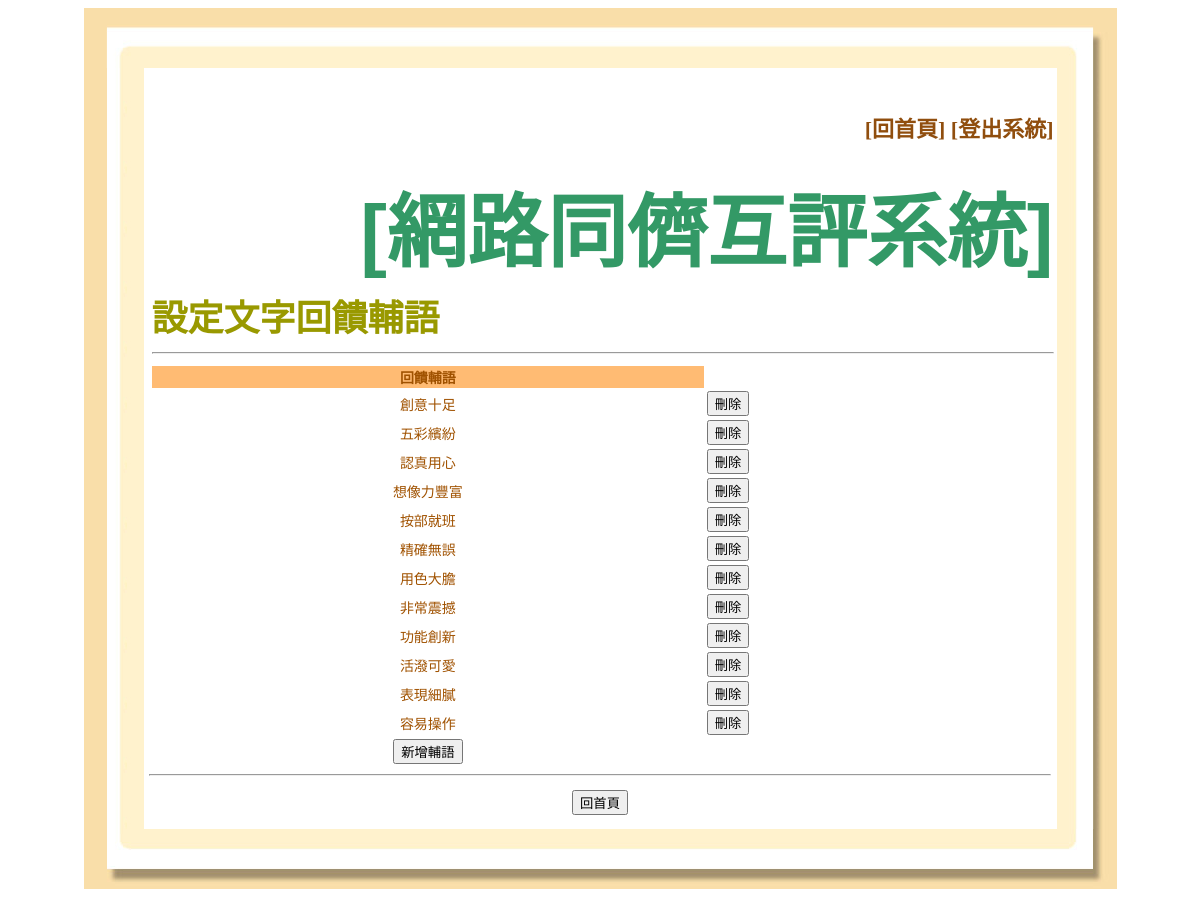
The page /helpset.php (signed in) on the database its author committed.
### tables this page shows
CREATE TABLE IF NOT EXISTS `help` (
  `h_id` int(20) NOT NULL AUTO_INCREMENT,
  `m_id` int(20) NOT NULL,
  `h_word` varchar(10) NOT NULL,
  PRIMARY KEY (`h_id`)
);

### helpset.php (the view, shortened to what this page needs)
<?php
require_once("./Connections/pasql.php");
if(isset($_GET["newm"]) && $_GET["newm"]=="y"){
	$newm = "y";
}
else{
	$newm = "n";
}
$status = 0;
if(isset($_POST["h_id"])){
	if($_POST["action"]=="del"){
		$status = '2';
		$sql = "DELETE FROM help WHERE h_id='".$_POST["h_id"]."'";
		$result = mysql_query($sql,$pa);
		if(!$result)die("執行SQL命令失敗");
		else{
			echo "<script language='javascript'>";
			echo "  alert('刪除成功！');";
			echo "document.location.href='helpset.php';";
			echo "</script>";
		}
	}
}
else{
	if(isset($_GET["action"]) && $_GET["action"]=="form"){
		$status = '3';
	}
	elseif(isset($_POST["n"])){
		$status = '4';
	}
	else{
		$status = '1';
	}
}
?>
<html>
<head>
<link href="style2.css" rel="stylesheet" type="text/css">
</head>
<body>
<center>
<table border="0" cellpadding="0" cellspacing="0">
<tr>
	<td background="./img/bg-lt.png" width="60" height="60"></td>
	<td background="./img/bg-top.png" width="800" height="60">
	</td>
	<td background="./img/bg-rt.png" width="60" height="60"></td>
</tr>
<tr>
	<td background="./img/bg-l.png" width="60"></td>
	<td align="center">
	<table class="outtable">
	<tr>
		<td colspan="2" class="menu">
		[<a href="index.php">回首頁</a>]
		[<a href="logout.php">登出系統</a>]
		</td>
	</tr>
	<tr>
		<td colspan="2" class="header">[網路同儕互評系統]</td>
	</tr>
	<tr>
		<td class="title">設定文字回饋輔語</td>
		<td class="function">&nbsp;</td>
	</tr>
	<tr>
		<td height="4" colspan="2"><hr></td>
	</tr>
	</table>
	</td>
	<td background="./img/bg-r.png" width="60"></td>
</tr>
<tr>
	<td background="./img/bg-l.png" width="60"></td>
	<td align="center">
<?php
	if($newm=="y"){
		$newm_get = "?newm=y";
	}
	else{
		$newm_get = "";
	}
?>
        <form action="helpset.php<?php echo $newm_get;?>" method="post" enctype="multipart/form-data">
        <table width="900">
<?php
	if($status=='1')	{
		echo "<tr align='center'><th>回饋輔語</th><td></td></tr>";
		$sql = "SELECT h_id,h_word FROM help";
		$result = mysql_query($sql,$pa);
		while($row = mysql_fetch_assoc($result)){
			echo "<tr><form action='helpset.php' method='post' enctype='multipart/form-data'>";
			echo "<td class='td-solid'>".$row["h_word"]."</td>";
			echo "<td>
					<input type='hidden' name='h_id' value='".$row["h_id"]."'>
					<input type='hidden' name='action' value='del'>
					<input type=\"submit\" value=\"刪除\">
				</td>";
			echo "</tr></form>";
		}
		echo "<td class='td-solid'>
				<input type=\"button\" value=\"新增輔語\" onClick=\"self.location='helpset.php?action=form'\">
				</td>";
		echo "</tr>";
	}
?>
        </table>
        <hr>
        <p align="center">
<?php
	echo	'<input type="button" name="button" value="回首頁" onClick="self.parent.location=\'index.php\'">';
?>
        </p>
	<td background="./img/bg-r.png" width="60"></td>
<tr>
	<td background="./img/bg-lb.png" width="60" height="60"></td>
	<td background="./img/bg-bottom.png" height="60">
	</td>
	<td background="./img/bg-rb.png" width="60" height="60"></td>
</tr>
</center>
</body>
</html>

### style2.css (style rules this page uses)
body { color: #A05200; background-repeat: no-repeat; }
a, a:link, a:visited { color:#904E0E; text-decoration: none }
hr { text-align: center; width: 900; }
table { border: 0; font-family: arial; font-size:14px; }
th { background-color:FFBB73; }
.td-solid { text-align:center; border-bottom:1 solid #000000; }
.outtable { margin-top: 20px; margin-left: 5px; }
.menu { height: 74; text-align: right; font-size: 22px; color: #904E0E; font-family: "�з���"; font-weight: bold; }
.title { width: 350; height: 40; text-align: left; vertical-align: text-bottom; font-family: "�з���"; font-size: 36px; font-weight: bold; color: #999900; }
.header { height: 120; text-align: right; font-size: 80px; font-weight: bold; color: #339966; }
.function { width: 614; height: 40; text-align: right; vertical-align: text-bottom; font-size: 18px; color: #904E0E; font-family: "�з���"; font-weight: bold; }

### rows shown on the page
help: h_word "創意十足"
help: h_word "五彩繽紛"
help: h_word "認真用心"
help: h_word "想像力豐富"
help: h_word "按部就班"
help: h_word "精確無誤"
help: h_word "用色大膽"
help: h_word "非常震撼"
help: h_word "功能創新"
help: h_word "活潑可愛"
help: h_word "表現細膩"
help: h_word "容易操作"
